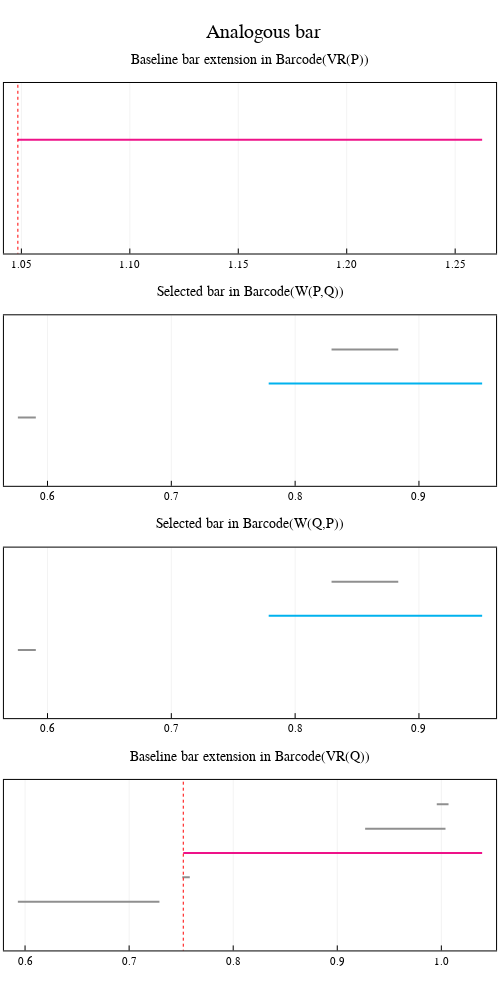

Source (notebook cell):
### Code cell
plot_analogous_bars(extension_P, extension_Q)

### Figure 1 — Plotly figure (JSON) as saved in the notebook; plotly's stock layout.template omitted (floating-point values rounded to 4 significant figures)
{"data": [{"colorbar": {"title": ""}, "hoverinfo": "text", "legendgroup": "y1", "line": {"color": "rgba(143, 143, 143, 1.000)", "dash": "solid", "shape": "linear", "width": null}, "mode": "lines", "name": "y1", "showlegend": true, "text": ["class 1", "class 1"], "type": "scatter", "x": [1.048, 1.048], "xaxis": "x2", "y": [1, 1], "yaxis": "y2", "zmax": null, "zmin": null}, {"colorbar": {"title": ""}, "hoverinfo": "text", "legendgroup": "y2", "line": {"color": "rgba(238, 18, 137, 1.000)", "dash": "solid", "shape": "linear", "width": null}, "mode": "lines", "name": "y2", "showlegend": true, "text": ["class 1", "class 1"], "type": "scatter", "x": [1.048, 1.262], "xaxis": "x2", "y": [1, 1], "yaxis": "y2", "zmax": null, "zmin": null}, {"colorbar": {"title": ""}, "legendgroup": "y3", "line": {"color": "rgba(255, 0, 0, 1.000)", "dash": "dot", "shape": "linear", "width": 1}, "mode": "lines", "name": "y3", "showlegend": true, "type": "scatter", "x": [1.048, 1.048], "xaxis": "x2", "y": [-301, 302], "yaxis": "y2", "zmax": null, "zmin": null}, {"colorbar": {"title": ""}, "hoverinfo": "text", "legendgroup": "y1", "line": {"color": "rgba(143, 143, 143, 1.000)", "dash": "solid", "shape": "linear", "width": null}, "mode": "lines", "name": "y1", "showlegend": true, "text": ["class 2", "class 2"], "type": "scatter", "x": [0.5761, 0.5906], "xaxis": "x3", "y": [1, 1], "yaxis": "y3", "zmax": null, "zmin": null}, {"colorbar": {"title": ""}, "hoverinfo": "text", "legendgroup": "y2", "line": {"color": "rgba(0, 178, 238, 1.000)", "dash": "solid", "shape": "linear", "width": null}, "mode": "lines", "name": "y2", "showlegend": true, "text": ["class 3", "class 3"], "type": "scatter", "x": [0.7787, 0.951], "xaxis": "x3", "y": [2, 2], "yaxis": "y3", "zmax": null, "zmin": null}, {"colorbar": {"title": ""}, "hoverinfo": "text", "legendgroup": "y3", "line": {"color": "rgba(143, 143, 143, 1.000)", "dash": "solid", "shape": "linear", "width": null}, "mode": "lines", "name": "y3", "showlegend": true, "text": ["class 1", "class 1"], "type": "scatter", "x": [0.8294, 0.8833], "xaxis": "x3", "y": [3, 3], "yaxis": "y3", "zmax": null, "zmin": null}, {"colorbar": {"title": ""}, "hoverinfo": "text", "legendgroup": "y1", "line": {"color": "rgba(143, 143, 143, 1.000)", "dash": "solid", "shape": "linear", "width": null}, "mode": "lines", "name": "y1", "showlegend": true, "text": ["class 1", "class 1"], "type": "scatter", "x": [0.5761, 0.5906], "xaxis": "x4", "y": [1, 1], "yaxis": "y4", "zmax": null, "zmin": null}, {"colorbar": {"title": ""}, "hoverinfo": "text", "legendgroup": "y2", "line": {"color": "rgba(0, 178, 238, 1.000)", "dash": "solid", "shape": "linear", "width": null}, "mode": "lines", "name": "y2", "showlegend": true, "text": ["class 3", "class 3"], "type": "scatter", "x": [0.7787, 0.951], "xaxis": "x4", "y": [2, 2], "yaxis": "y4", "zmax": null, "zmin": null}, {"colorbar": {"title": ""}, "hoverinfo": "text", "legendgroup": "y3", "line": {"color": "rgba(143, 143, 143, 1.000)", "dash": "solid", "shape": "linear", "width": null}, "mode": "lines", "name": "y3", "showlegend": true, "text": ["class 2", "class 2"], "type": "scatter", "x": [0.8294, 0.8833], "xaxis": "x4", "y": [3, 3], "yaxis": "y4", "zmax": null, "zmin": null}, {"colorbar": {"title": ""}, "hoverinfo": "text", "legendgroup": "y1", "line": {"color": "rgba(143, 143, 143, 1.000)", "dash": "solid", "shape": "linear", "width": null}, "mode": "lines", "name": "y1", "showlegend": true, "text": ["class 2", "class 2"], "type": "scatter", "x": [0.5931, 0.7291], "xaxis": "x5", "y": [1, 1], "yaxis": "y5", "zmax": null, "zmin": null}, {"colorbar": {"title": ""}, "hoverinfo": "text", "legendgroup": "y2", "line": {"color": "rgba(143, 143, 143, 1.000)", "dash": "solid", "shape": "linear", "width": null}, "mode": "lines", "name": "y2", "showlegend": true, "text": ["class 3", "class 3"], "type": "scatter", "x": [0.7511, 0.7583], "xaxis": "x5", "y": [2, 2], "yaxis": "y5", "zmax": null, "zmin": null}, {"colorbar": {"title": ""}, "hoverinfo": "text", "legendgroup": "y3", "line": {"color": "rgba(143, 143, 143, 1.000)", "dash": "solid", "shape": "linear", "width": null}, "mode": "lines", "name": "y3", "showlegend": true, "text": ["class 5", "class 5"], "type": "scatter", "x": [0.752, 0.752], "xaxis": "x5", "y": [3, 3], "yaxis": "y5", "zmax": null, "zmin": null}, {"colorbar": {"title": ""}, "hoverinfo": "text", "legendgroup": "y4", "line": {"color": "rgba(238, 18, 137, 1.000)", "dash": "solid", "shape": "linear", "width": null}, "mode": "lines", "name": "y4", "showlegend": true, "text": ["class 5", "class 5"], "type": "scatter", "x": [0.752, 1.039], "xaxis": "x5", "y": [3, 3], "yaxis": "y5", "zmax": null, "zmin": null}, {"colorbar": {"title": ""}, "hoverinfo": "text", "legendgroup": "y5", "line": {"color": "rgba(143, 143, 143, 1.000)", "dash": "solid", "shape": "linear", "width": null}, "mode": "lines", "name": "y5", "showlegend": true, "text": ["class 4", "class 4"], "type": "scatter", "x": [0.9268, 1.004], "xaxis": "x5", "y": [4, 4], "yaxis": "y5", "zmax": null, "zmin": null}, {"colorbar": {"title": ""}, "hoverinfo": "text", "legendgroup": "y6", "line": {"color": "rgba(143, 143, 143, 1.000)", "dash": "solid", "shape": "linear", "width": null}, "mode": "lines", "name": "y6", "showlegend": true, "text": ["class 1", "class 1"], "type": "scatter", "x": [0.9956, 1.007], "xaxis": "x5", "y": [5, 5], "yaxis": "y5", "zmax": null, "zmin": null}, {"colorbar": {"title": ""}, "legendgroup": "y7", "line": {"color": "rgba(255, 0, 0, 1.000)", "dash": "dot", "shape": "linear", "width": 1}, "mode": "lines", "name": "y7", "showlegend": true, "type": "scatter", "x": [0.752, 0.752], "xaxis": "x5", "y": [-701, 706], "yaxis": "y5", "zmax": null, "zmin": null}], "layout": {"annotations": [{"font": {"color": "rgba(0, 0, 0, 1.000)", "family": "sans-serif", "size": 20}, "rotation": 0, "showarrow": false, "text": "Analogous bar", "x": 0.5267, "xanchor": "center", "xref": "paper", "y": 1, "yanchor": "top", "yref": "paper"}, {"font": {"color": "rgba(0, 0, 0, 1.000)", "family": "sans-serif", "size": 14}, "rotation": 0, "showarrow": false, "text": "Baseline bar extension in Barcode(VR(P))", "x": 0.5, "xanchor": "center", "xref": "paper", "y": 0.968, "yanchor": "top", "yref": "paper"}, {"font": {"color": "rgba(0, 0, 0, 1.000)", "family": "sans-serif", "size": 14}, "rotation": 0, "showarrow": false, "text": "Selected bar in Barcode(W(P,Q))", "x": 0.5, "xanchor": "center", "xref": "paper", "y": 0.726, "yanchor": "top", "yref": "paper"}, {"font": {"color": "rgba(0, 0, 0, 1.000)", "family": "sans-serif", "size": 14}, "rotation": 0, "showarrow": false, "text": "Selected bar in Barcode(W(Q,P))", "x": 0.5, "xanchor": "center", "xref": "paper", "y": 0.484, "yanchor": "top", "yref": "paper"}, {"font": {"color": "rgba(0, 0, 0, 1.000)", "family": "sans-serif", "size": 14}, "rotation": 0, "showarrow": false, "text": "Baseline bar extension in Barcode(VR(Q))", "x": 0.5, "xanchor": "center", "xref": "paper", "y": 0.242, "yanchor": "top", "yref": "paper"}], "height": 1000, "legend": {"bgcolor": "rgba(255, 255, 255, 1.000)", "bordercolor": "rgba(0, 0, 0, 1.000)", "font": {"color": "rgba(0, 0, 0, 1.000)", "family": "sans-serif", "size": 11}, "tracegroupgap": 0, "x": 1, "y": 1}, "margin": {"b": 20, "l": 0, "r": 0, "t": 20}, "paper_bgcolor": "rgba(255, 255, 255, 1.000)", "plot_bgcolor": "rgba(255, 255, 255, 1.000)", "showlegend": false, "width": 500, "xaxis1": {"anchor": "y1", "domain": [0.06121, 0.9921], "gridcolor": "rgba(0, 0, 0, 0.100)", "gridwidth": 0.5, "linecolor": "rgba(0, 0, 0, 1.000)", "mirror": false, "range": [0, 1], "showgrid": false, "showline": false, "showticklabels": false, "tickangle": 0, "tickcolor": "rgba(0, 0, 0, 0.000)", "tickfont": {"color": "rgba(0, 0, 0, 1.000)", "family": "sans-serif", "size": 11}, "tickmode": "array", "ticks": "inside", "ticktext": ["0.0", "0.2", "0.4", "0.6", "0.8", "1.0"], "tickvals": [0, 0.2, 0.4, 0.6, 0.8, 1], "title": "", "titlefont": {"color": "rgba(0, 0, 0, 1.000)", "family": "sans-serif", "size": 15}, "type": "-", "visible": true, "zeroline": false, "zerolinecolor": "rgba(0, 0, 0, 1.000)"}, "xaxis2": {"anchor": "y2", "domain": [0.007874, 0.9921], "gridcolor": "rgba(0, 0, 0, 0.100)", "gridwidth": 0.5, "linecolor": "rgba(0, 0, 0, 1.000)", "mirror": true, "range": [1.042, 1.269], "showgrid": true, "showline": true, "showticklabels": true, "tickangle": 0, "tickcolor": "rgb(0, 0, 0)", "tickfont": {"color": "rgba(0, 0, 0, 1.000)", "family": "sans-serif", "size": 11}, "tickmode": "array", "ticks": "inside", "ticktext": ["1.05", "1.10", "1.15", "1.20", "1.25"], "tickvals": [1.05, 1.1, 1.15, 1.2, 1.25], "title": "", "titlefont": {"color": "rgba(0, 0, 0, 1.000)", "family": "sans-serif", "size": 15}, "type": "-", "visible": true, "zeroline": false, "zerolinecolor": "rgba(0, 0, 0, 1.000)"}, "xaxis3": {"anchor": "y3", "domain": [0.007874, 0.9921], "gridcolor": "rgba(0, 0, 0, 0.100)", "gridwidth": 0.5, "linecolor": "rgba(0, 0, 0, 1.000)", "mirror": true, "range": [0.5648, 0.9623], "showgrid": true, "showline": true, "showticklabels": true, "tickangle": 0, "tickcolor": "rgb(0, 0, 0)", "tickfont": {"color": "rgba(0, 0, 0, 1.000)", "family": "sans-serif", "size": 11}, "tickmode": "array", "ticks": "inside", "ticktext": ["0.6", "0.7", "0.8", "0.9"], "tickvals": [0.6, 0.7, 0.8, 0.9], "title": "", "titlefont": {"color": "rgba(0, 0, 0, 1.000)", "family": "sans-serif", "size": 15}, "type": "-", "visible": true, "zeroline": false, "zerolinecolor": "rgba(0, 0, 0, 1.000)"}, "xaxis4": {"anchor": "y4", "domain": [0.007874, 0.9921], "gridcolor": "rgba(0, 0, 0, 0.100)", "gridwidth": 0.5, "linecolor": "rgba(0, 0, 0, 1.000)", "mirror": true, "range": [0.5648, 0.9623], "showgrid": true, "showline": true, "showticklabels": true, "tickangle": 0, "tickcolor": "rgb(0, 0, 0)", "tickfont": {"color": "rgba(0, 0, 0, 1.000)", "family": "sans-serif", "size": 11}, "tickmode": "array", "ticks": "inside", "ticktext": ["0.6", "0.7", "0.8", "0.9"], "tickvals": [0.6, 0.7, 0.8, 0.9], "title": "", "titlefont": {"color": "rgba(0, 0, 0, 1.000)", "family": "sans-serif", "size": 15}, "type": "-", "visible": true, "zeroline": false, "zerolinecolor": "rgba(0, 0, 0, 1.000)"}, "xaxis5": {"anchor": "y5", "domain": [0.007874, 0.9921], "gridcolor": "rgba(0, 0, 0, 0.100)", "gridwidth": 0.5, "linecolor": "rgba(0, 0, 0, 1.000)", "mirror": true, "range": [0.5797, 1.053], "showgrid": true, "showline": true, "showticklabels": true, "tickangle": 0, "tickcolor": "rgb(0, 0, 0)", "tickfont": {"color": "rgba(0, 0, 0, 1.000)", "family": "sans-serif", "size": 11}, "tickmode": "array", "ticks": "inside", "ticktext": ["0.6", "0.7", "0.8", "0.9", "1.0"], "tickvals": [0.6, 0.7, 0.8, 0.9, 1], "title": "", "titlefont": {"color": "rgba(0, 0, 0, 1.000)", "family": "sans-serif", "size": 15}, "type": "-", "visible": true, "zeroline": false, "zerolinecolor": "rgba(0, 0, 0, 1.000)"}, "yaxis1": {"anchor": "x1", "domain": [0.968, 0.9766], "gridcolor": "rgba(0, 0, 0, 0.100)", "gridwidth": 0.5, "linecolor": "rgba(0, 0, 0, 1.000)", "mirror": false, "range": [0, 1], "showgrid": false, "showline": false, "showticklabels": false, "tickangle": 0, "tickcolor": "rgba(0, 0, 0, 0.000)", "tickfont": {"color": "rgba(0, 0, 0, 1.000)", "family": "sans-serif", "size": 11}, "tickmode": "array", "ticks": "inside", "ticktext": ["0.0", "0.2", "0.4", "0.6", "0.8", "1.0"], "tickvals": [0, 0.2, 0.4, 0.6, 0.8, 1], "title": "", "titlefont": {"color": "rgba(0, 0, 0, 1.000)", "family": "sans-serif", "size": 15}, "type": "-", "visible": true, "zeroline": false, "zerolinecolor": "rgba(0, 0, 0, 1.000)"}, "yaxis2": {"anchor": "x2", "domain": [0.7568, 0.9344], "gridcolor": "rgba(0, 0, 0, 0.100)", "gridwidth": 0.5, "linecolor": "rgba(0, 0, 0, 1.000)", "mirror": true, "range": [-1, 2], "showgrid": true, "showline": true, "showticklabels": true, "tickangle": 0, "tickcolor": "rgb(0, 0, 0)", "tickfont": {"color": "rgba(0, 0, 0, 1.000)", "family": "sans-serif", "size": 11}, "tickmode": "array", "ticks": "inside", "ticktext": [], "tickvals": [], "title": "", "titlefont": {"color": "rgba(0, 0, 0, 1.000)", "family": "sans-serif", "size": 15}, "type": "-", "visible": true, "zeroline": false, "zerolinecolor": "rgba(0, 0, 0, 1.000)"}, "yaxis3": {"anchor": "x3", "domain": [0.5148, 0.6924], "gridcolor": "rgba(0, 0, 0, 0.100)", "gridwidth": 0.5, "linecolor": "rgba(0, 0, 0, 1.000)", "mirror": true, "range": [-1, 4], "showgrid": true, "showline": true, "showticklabels": true, "tickangle": 0, "tickcolor": "rgb(0, 0, 0)", "tickfont": {"color": "rgba(0, 0, 0, 1.000)", "family": "sans-serif", "size": 11}, "tickmode": "array", "ticks": "inside", "ticktext": [], "tickvals": [], "title": "", "titlefont": {"color": "rgba(0, 0, 0, 1.000)", "family": "sans-serif", "size": 15}, "type": "-", "visible": true, "zeroline": false, "zerolinecolor": "rgba(0, 0, 0, 1.000)"}, "yaxis4": {"anchor": "x4", "domain": [0.2728, 0.4504], "gridcolor": "rgba(0, 0, 0, 0.100)", "gridwidth": 0.5, "linecolor": "rgba(0, 0, 0, 1.000)", "mirror": true, "range": [-1, 4], "showgrid": true, "showline": true, "showticklabels": true, "tickangle": 0, "tickcolor": "rgb(0, 0, 0)", "tickfont": {"color": "rgba(0, 0, 0, 1.000)", "family": "sans-serif", "size": 11}, "tickmode": "array", "ticks": "inside", "ticktext": [], "tickvals": [], "title": "", "titlefont": {"color": "rgba(0, 0, 0, 1.000)", "family": "sans-serif", "size": 15}, "type": "-", "visible": true, "zeroline": false, "zerolinecolor": "rgba(0, 0, 0, 1.000)"}, "yaxis5": {"anchor": "x5", "domain": [0.0308, 0.2084], "gridcolor": "rgba(0, 0, 0, 0.100)", "gridwidth": 0.5, "linecolor": "rgba(0, 0, 0, 1.000)", "mirror": true, "range": [-1, 6], "showgrid": true, "showline": true, "showticklabels": true, "tickangle": 0, "tickcolor": "rgb(0, 0, 0)", "tickfont": {"color": "rgba(0, 0, 0, 1.000)", "family": "sans-serif", "size": 11}, "tickmode": "array", "ticks": "inside", "ticktext": [], "tickvals": [], "title": "", "titlefont": {"color": "rgba(0, 0, 0, 1.000)", "family": "sans-serif", "size": 15}, "type": "-", "visible": true, "zeroline": false, "zerolinecolor": "rgba(0, 0, 0, 1.000)"}}}
